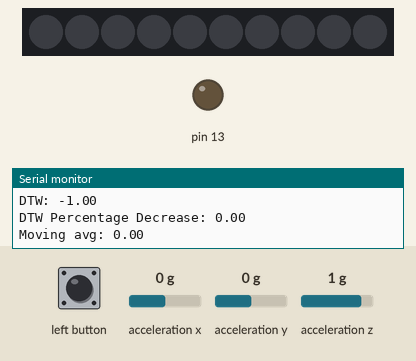
This program was run on a simulated Arduino Uno, built with avr-gcc and run on an emulated ATmega328P. Parts: 10 RGB LEDs in strip order, left to right, output pins drawn as LEDs (lit = HIGH), the last lines printed to the serial monitor. The test bench sets the inputs (shaded band); at power-on: acceleration x 0 g, acceleration y 0 g, acceleration z 1 g.

Above: at 1.2 s.
1.3 s: left button pressed for 0.25 s
At 1.54 s:
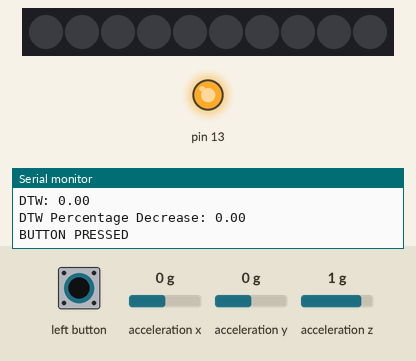
6.0 s: left button pressed for 1 s
At 7.6 s:
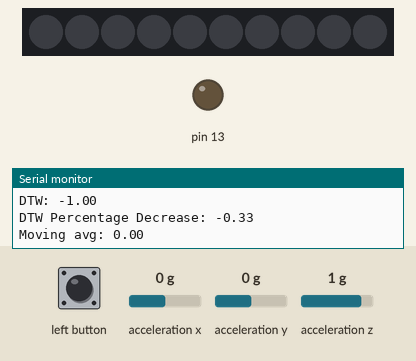
Timing chart, 0 to 9.1 s (numbered marks = the images above; inputs shaded):
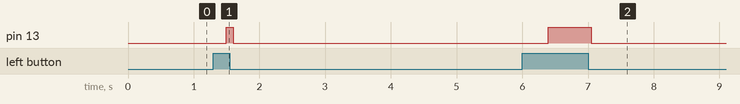

The program:

main.cpp
```cpp
#include <Arduino.h>
#include <acc.h>
#define percentage_decrease_threshold 0.2
AccelerometerBuffer saved_accelorometer_data_array;
AccelerometerBuffer current_accelorometer_data_array;
bool left_button_pressed;

void setup()
{
  // put your setup code here, to run once:
  CircuitPlayground.begin();
  Serial.begin(9600);

  // Initialize saved and current accelerometer data array
  saved_accelorometer_data_array = AccelerometerBuffer();
  current_accelorometer_data_array = AccelerometerBuffer();

  // Initialize left button pressed to false
  left_button_pressed = false;
}

void left_button_pressed_callback()
{
  // Reset data arrays
  Serial.println("BUTTON PRESSED");
  saved_accelorometer_data_array.reset();
  current_accelorometer_data_array.reset();
  left_button_pressed = true;
  CircuitPlayground.redLED(true);
}

void left_button_released_callback()
{
  Serial.println("BUTTON RELEASED");
  current_accelorometer_data_array.set_max_size(saved_accelorometer_data_array.get_size());
  left_button_pressed = false;
  CircuitPlayground.redLED(false);
}

void loop()
{
  // Check if button pressed for FIRST TIME only then reset saved data array
  if (CircuitPlayground.leftButton() && !left_button_pressed)
  {
    left_button_pressed_callback();
  }

  if (left_button_pressed)
  {
    // Call sample
    saved_accelorometer_data_array.sample_data();
  }
  else
  {
    if (saved_accelorometer_data_array.get_size() == 0)
    {
      Serial.println("NO SAVED DATA");
    }
    else if (current_accelorometer_data_array.get_size() < saved_accelorometer_data_array.get_size())
    {
      Serial.println("Not enough data to compare");
      // Call sample
      current_accelorometer_data_array.sample_data();
    }
    else
    {
      // Call sample
      current_accelorometer_data_array.sample_data(saved_accelorometer_data_array);
      Serial.print("DTW: ");
      Serial.println(current_accelorometer_data_array.dtw_value);
      Serial.print("DTW Percentage Decrease: ");
      Serial.println(current_accelorometer_data_array.dtw_percentage_decrease);

      // Check if DTW value is -1
      if (current_accelorometer_data_array.dtw_value != -1 && current_accelorometer_data_array.dtw_percentage_decrease > percentage_decrease_threshold)
      {

        // karim NEOPIXEL LIGHT UP AND PLAYTONE
        for (unsigned short i = 0; i <= 9; i++)
        {
          CircuitPlayground.setPixelColor(i, 0, 255, 0);
        }
        CircuitPlayground.clearPixels();
        // Play tone
        // CircuitPlayground.playTone(440, 1200);
        Serial.println("MATCH");
        delay(1000);
      }
      else
      {
        // turn neopixels red
        for (unsigned short i = 0; i <= 9; i++)
        {
          CircuitPlayground.setPixelColor(i, 255, 0, 0);
        }
        CircuitPlayground.clearPixels();
      }
    }
  }

  // Check if button released to reset left_button_pressed
  if (!CircuitPlayground.leftButton() && left_button_pressed)
  {
    left_button_released_callback();
  }

  delay(LOOP_DELAY);
}
```

acc.h
```cpp
#pragma once
#include <Adafruit_CircuitPlayground.h>
// Accelerometer data
#define MAX_RECORD_TIME 3 // Max amount of time you can record for in seconds
#define LOOP_DELAY 50     // Loop delay in milliseconds

// Use loop delay to calculate the number of accelerometer data to record
#define MOVING_AVERAGE_WINDOW_SIZE 4 // Square moving average sampling size
#define MAX_DATA_BUFFER_SIZE (int)(1000 * MAX_RECORD_TIME / (LOOP_DELAY * MOVING_AVERAGE_WINDOW_SIZE))

// Accelerometer data structures
class AccelerometerSample
{
private:
    float x, y, z; // accelerometer x,y,z data
public:
    friend class AccelerometerBuffer;
    float &operator[](uint8_t index);
};

// Circular buffer of accelerometer data with a head and tail and an n point moving average
class AccelerometerBuffer
{
private:
    uint8_t head, tail;                                                // Tail is the index of the next element to be added and head points to the first(oldest element)
    AccelerometerSample data_buffer[MAX_DATA_BUFFER_SIZE];             // Actual data
    AccelerometerSample moving_avg_buffer[MOVING_AVERAGE_WINDOW_SIZE]; // Moving average data used to calculate moving average
    uint8_t moving_avg_window_index;
    uint8_t current_size;                       // CUrrnt buffer size
    uint8_t max_size;                           // Max size of the buffer
    void push_back(AccelerometerSample sample); // Add a sample to the circular data buffer
    AccelerometerSample calculate_moving_avg(); // Calculate the moving average of the buffer
    void add_to_average_buffer();

public:
    float dtw_value;
    float dtw_percentage_decrease;
    AccelerometerBuffer();

    void reset(); // Reset head and tail to 0

    // Setter
    void sample_data();                                // Read from accelerometer, add to moving_avg_buffer, and calculate moving average if reached the window size
    void sample_data(AccelerometerBuffer &to_compare); // Read from accelerometer, add to moving_avg_buffer, and calculate moving average if reached the window size
    void set_max_size(uint8_t size);                   // Set the max size of the buffer

    // Getter
    int get_size(); // Get the current of the buffer using head and tail
    AccelerometerSample &get(uint8_t index);

    // Override indexing operator
    AccelerometerSample &operator[](uint8_t index);
    static float dtw(AccelerometerBuffer &x, AccelerometerBuffer &y);
};
```

acc.cpp
```cpp
// // Import acc.h
#include <acc.h>
#include <math.h>


float &AccelerometerSample::operator[](uint8_t index)
{
    switch (index)
    {
    case 0:
        return this->x;
    case 1:
        return this->y;
    case 2:
        return this->z;
    default:
        return this->x;
    }
}

AccelerometerBuffer::AccelerometerBuffer()
{
    // Initialize head and tail of circular buffer
    this->reset();
    this->max_size = MAX_DATA_BUFFER_SIZE;
}

void AccelerometerBuffer::sample_data()
{
    // Read from accelerometer, add to moving_avg_buffer, and calculate moving average if reached the window size
    AccelerometerSample sample;
    sample.x = CircuitPlayground.motionX();
    sample.y = CircuitPlayground.motionY();
    sample.z = CircuitPlayground.motionZ();

    // Add sample to moving average buffer
    this->moving_avg_buffer[this->moving_avg_window_index++] = sample;

    // Calculate moving average and add it to the data buffer if we reached the max size
    if (this->moving_avg_window_index == MOVING_AVERAGE_WINDOW_SIZE)
    {
        AccelerometerSample moving_avg = this->calculate_moving_avg();
        this->push_back(moving_avg);
        this->moving_avg_window_index = 0;
    }
}

void AccelerometerBuffer::sample_data(AccelerometerBuffer &to_compare)
{
    float old_dtw;
    // Read from accelerometer, add to moving_avg_buffer, and calculate moving average if reached the window size
    AccelerometerSample sample;
    sample.x = CircuitPlayground.motionX();
    sample.y = CircuitPlayground.motionY();
    sample.z = CircuitPlayground.motionZ();

    // Add sample to moving average buffer
    this->moving_avg_buffer[this->moving_avg_window_index++] = sample;

    // Calculate moving average and add it to the data buffer if we reached the max size
    if (this->moving_avg_window_index == MOVING_AVERAGE_WINDOW_SIZE)
    {
        AccelerometerSample moving_avg = this->calculate_moving_avg();
        old_dtw = this->dtw_value;
        this->dtw_value = AccelerometerBuffer::dtw(*this, to_compare); // Serial.println("Pushing back");
        // Store the percentage decrease from the old dtw value
        if (old_dtw != -1)
        {
            this->dtw_percentage_decrease = (old_dtw - this->dtw_value) / old_dtw;
        }
        this->push_back(moving_avg);
        this->moving_avg_window_index = 0;
    }
}

void AccelerometerBuffer::push_back(AccelerometerSample sample)
{
    // Increment head if we reached the max size
    if (this->get_size() == (int)this->max_size) // if buffer full = size = 9 === max size = 9 = 8 push head forward
    {
        this->head = (this->head + 1) % this->max_size;
    }
    else
    {
        this->current_size++;
    }

    // Add element using tail
    this->data_buffer[this->tail] = sample;

    // Increment tail
    this->tail = (this->tail + 1) % this->max_size;
}

int AccelerometerBuffer::get_size() // Broken when overloaded goes back to zero
{
    return this->current_size;
}

AccelerometerSample AccelerometerBuffer::calculate_moving_avg()
{
    // Calculate the moving average of the buffer
    AccelerometerSample moving_avg;
    moving_avg.x = 0;
    moving_avg.y = 0;
    moving_avg.z = 0;

    for (int i = 0; i < MOVING_AVERAGE_WINDOW_SIZE; i++)
    {
        moving_avg.x += this->moving_avg_buffer[i].x;
        moving_avg.y += this->moving_avg_buffer[i].y;
        moving_avg.z += this->moving_avg_buffer[i].z;
    }

    moving_avg.x /= MOVING_AVERAGE_WINDOW_SIZE;
    moving_avg.y /= MOVING_AVERAGE_WINDOW_SIZE;
    moving_avg.z /= MOVING_AVERAGE_WINDOW_SIZE;
    Serial.print("Moving avg: ");
    Serial.println(moving_avg.x);
    return moving_avg;
}

AccelerometerSample &AccelerometerBuffer::get(uint8_t index)
{
    // Get the sample at the given index
    return this->data_buffer[(this->head + index) % this->max_size];
}

AccelerometerSample &AccelerometerBuffer::operator[](uint8_t index)
{
    return this->get(index);
}

void AccelerometerBuffer::reset()
{
    // Reset head and tail of circular buffer
    this->head = 0;
    this->tail = 0;
    this->moving_avg_window_index = 0;
    this->max_size = MAX_DATA_BUFFER_SIZE;
    this->dtw_value = -1;
}

void AccelerometerBuffer::set_max_size(uint8_t size)
{
    // Set the max size of the buffer
    this->max_size = size;
}

float p_norm(AccelerometerBuffer &a, AccelerometerBuffer &b, float p, int ai, int bi)
{
    float sum = 0.0;
    for (int i = 0; i < 3; i++)
    {
        sum += pow(fabs(a[ai][i] - b[bi][i]), p);
    }
    return pow(sum, 1.0 / p);
}

// DTW algorithm with space optimization using the sliding window technique
float AccelerometerBuffer::dtw(AccelerometerBuffer &a, AccelerometerBuffer &b)
{
    int n = a.get_size();
    int o = b.get_size();
    float p = 2; // Euclidian normal
    float d[o]; // 1-D array
    float prev, tmp, min_val;
    d[0] = p_norm(a, b, p, 0, 0);
    for (int i = 1; i < o; i++) {
        d[i] = d[i-1] + p_norm(a, b, p, 0, i);
    }
    for (int i = 1; i < n; i++) {
        prev = d[0]; // reuse previous value
        d[0] += p_norm(a, b, p, i, 0);
        for (int j = 1; j < o; j++) {
            tmp = p_norm(a, b, p, i, j);
            min_val = fmin(prev, fmin(d[j-1], d[j])) + tmp;
            prev = d[j];
            d[j] = min_val;
        }
    }
    return d[o-1];
}
```

Measured:
- after the input at 1.3 s, pin 13: LOW → HIGH after 0.20 s, → LOW 0.10 s later
- after the input at 6.0 s, pin 13: LOW → HIGH after 0.39 s, → LOW 0.66 s later
